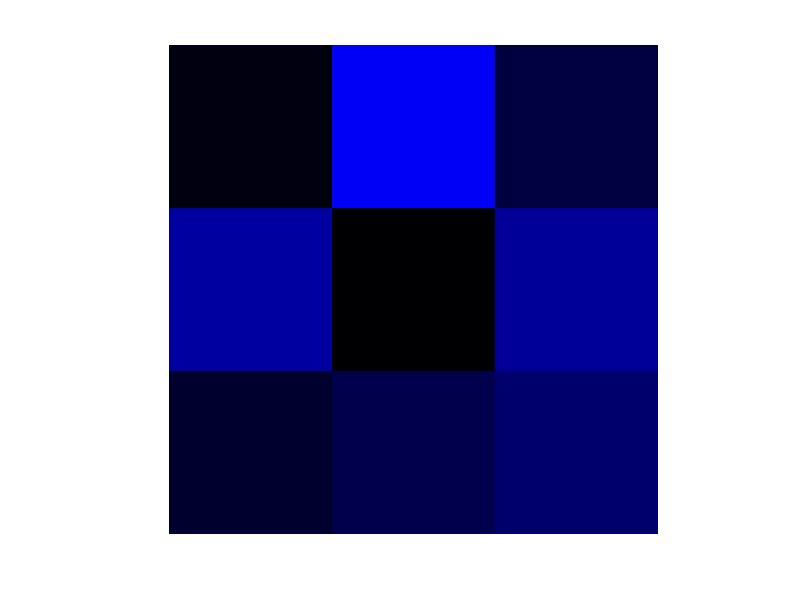
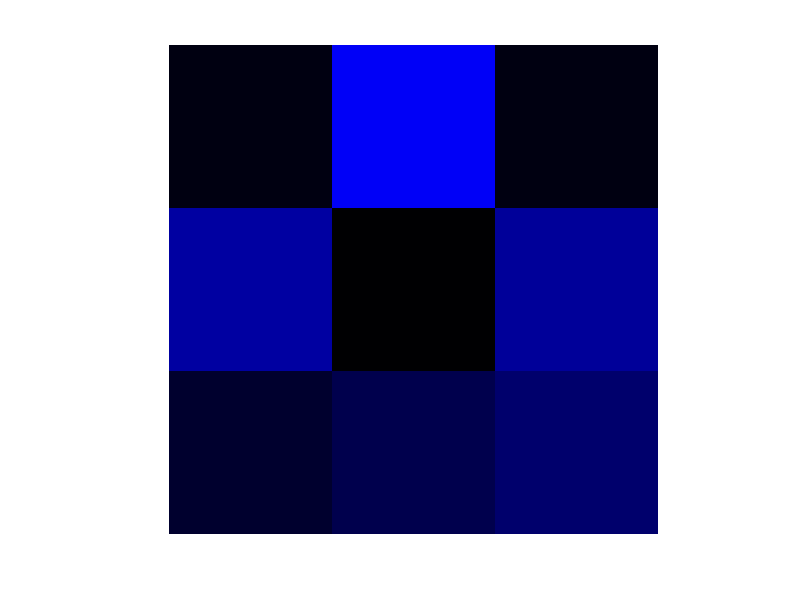

These figures' MATLAB source, in order:
c = randi(3);%%chooses random color
c = uint8(c);
yy = zeros(150,150,3);
yy= uint8(yy);
sat = randi(255);
sat = uint8(sat);
sat2 = randi(255);
sat2 = uint8(sat2);
sat3 = randi(255);
sat3= uint8(sat3);
sat4 = randi(255);
sat4= uint8(sat4);
sat5 = randi(255);
sat5= uint8(sat5);
sat6 = randi(255);
sat6= uint8(sat6);
sat7 = randi(255);
sat7= uint8(sat7);
sat8 = randi(255);
sat8= uint8(sat8);
sat9 = randi(255);
sat9= uint8(sat9);
 
%top left lego 
for current_row = 1:50
    for current_col = 1:50
    yy(current_row,current_col, c) = sat; %%yy(rows, columns, color channel) = Ã¢â‚¬ ¦
     %imshow(uint8(yy));
    end
end 
 
%top middle lego 
for current_row = 1:50
    for current_col = 51:100
    yy(current_row,current_col, c) = sat2; %%yy(rows, columns, color channel) = Ã¢â‚¬ ¦
     %imshow(uint8(yy));
    end
end 
 
%top right lego 
for current_row = 1:50
    for current_col = 101:150
    yy(current_row,current_col, c) = sat3; %%yy(rows, columns, color channel) = Ã¢â‚¬ ¦
     %imshow(uint8(yy));
    end
end 
 
%middle left lego 
for current_row = 51:100
    for current_col = 1:50
    yy(current_row,current_col, c) = sat4; %%yy(rows, columns, color channel) = Ã¢â‚¬ ¦
    %imshow(uint8(yy));
    end
end 
 
 %center lego 
for current_row = 51:100
    for current_col = 51:100
    yy(current_row,current_col, c) = sat5; %%yy(rows, columns, color channel) = Ã¢â‚¬ ¦
    %imshow(uint8(yy));
    end
end 
 
 %middle right 
for current_row = 51:100
    for current_col = 101:150
    yy(current_row,current_col, c) = sat6; %%yy(rows, columns, color channel) = Ã¢â‚¬ ¦
    %imshow(uint8(yy));
    end
end 
 
%bottom left 
for current_row = 101:150
    for current_col = 1:50
    yy(current_row,current_col, c) = sat7; %%yy(rows, columns, color channel) = Ã¢â‚¬ ¦
    %imshow(uint8(yy));
    end
end 
 
%bottom middle lego  
for current_row = 101:150
    for current_col =51:100
    yy(current_row,current_col, c) = sat8; %%yy(rows, columns, color channel) = Ã¢â‚¬ ¦
    %imshow(uint8(yy));
    end
end 
 
%bottom right lego 
for current_row = 101:150
    for current_col = 101:150
    yy(current_row,current_col, c) = sat9; %%yy(rows, columns, color channel) = Ã¢â‚¬ ¦
    %imshow(uint8(yy));
    end
end 
  
%funky lego
 
imshow(uint8(yy))
HG = yy;
figure; imshow(yy)
 
rand_row = randi(3);
rand_col = randi(3);
 
if rand_row == 1 && rand_col == 1
for current_row = 1:50
    for current_col = 1:50
    HG(current_row,current_col, c) = sat; %%xx(rows, columns, color channel) = Ã¢â‚¬ ¦
     %imshow(uint8(xx));
    end
end 
elseif rand_row == 1 && rand_col == 2
for current_row = 1:50
    for current_col = 51:100
    HG(current_row,current_col, c) = sat; %%xx(rows, columns, color channel) = Ã¢â‚¬ ¦
     %imshow(uint8(xx));
    end
end 
elseif rand_row == 1 && rand_col == 3
for current_row = 1:50
    for current_col = 101:150
    HG(current_row,current_col, c) = sat; %%xx(rows, columns, color channel) = Ã¢â‚¬ ¦
     %imshow(uint8(xx));
    end
end 
elseif rand_row == 2 && rand_col == 1
for current_row = 51:100
    for current_col = 1:50
    HG(current_row,current_col, c) = sat; %%xx(rows, columns, color channel) = Ã¢â‚¬ ¦
     %imshow(uint8(xx));
    end
end 
elseif rand_row == 2 && rand_col == 2
for current_row = 51:100
    for current_col = 51:100
    HG(current_row,current_col, c) = sat; %%xx(rows, columns, color channel) = Ã¢â‚¬ ¦
     %imshow(uint8(xx));
    end
end 
elseif rand_row == 2 && rand_col == 3
for current_row = 51:100
    for current_col = 101:150
    HG(current_row,current_col, c) = sat; %%xx(rows, columns, color channel) = Ã¢â‚¬ ¦
     %imshow(uint8(xx));
    end
end 
elseif rand_row == 3 && rand_col == 1
for current_row = 101:150
    for current_col = 1:50
    HG(current_row,current_col, c) = sat; %%xx(rows, columns, color channel) = Ã¢â‚¬ ¦
     %imshow(uint8(xx));
    end
end 
elseif rand_row == 3 && rand_col == 2
for current_row = 101:150
    for current_col = 51:100
    HG(current_row,current_col, c) = sat; %%xx(rows, columns, color channel) = Ã¢â‚¬ ¦
     %imshow(uint8(xx));
    end
end 
elseif rand_row == 3 && rand_col == 3
for current_row = 101:150
    for current_col = 101:150
    HG(current_row,current_col, c) = sat; %%xx(rows, columns, color channel) = Ã¢â‚¬ ¦
     %imshow(uint8(xx));
    end
end 
end
 
figure(2); imshow(uint8(HG))
 
 
 

